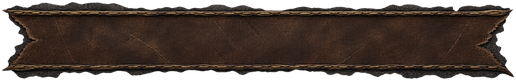
#> input picture src/RestlessQoL/Assets/category-strip.png, 516 x 81 px; its folder holds only this picture in this run
$ python punch-figma-grey.py
#> lines starting #> are read from the running program, lines starting #| are printed output that depends on the picture; after the words box and inside, x2 and y2 are one past the last pixel; in counts of white or black regions, pixels touching at a corner belong together
"""Knock out the solid grey Figma MCP flattens behind every PNG export."""

from collections import deque
from pathlib import Path

import numpy as np
from PIL import Image

ASSETS = Path(r"C:\Users\jules\source\repos\RestlessQoL\src\RestlessQoL\Assets")
TOL = 8
TOL_FOR = {
    "status-well.png": 2,
    "status-ring.png": 2,
}
# Only open rings/arrows have a grey disc trapped inside the art.
HOLE_FILES = {
    "map-compass.png",
    "map-ring.png",
    "arrow-left.png",
    "arrow-right.png",
}


def punch(path: Path) -> None:
    image = Image.open(path).convert("RGBA")
#> image is the input picture: PIL image 516x81 RGBA; mean R, G, B, A 44.2, 32.3, 25.4, 198.4
    arr = np.array(image)
    height, width = arr.shape[:2]
#> height = 81; width = 516
    rgb = arr[:, :, :3].astype(np.int16)
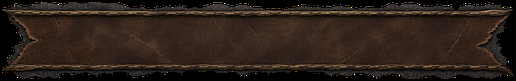
#> rgb: shape (81, 516, 3) int16; mean R, G, B 44.2, 32.3, 25.4
    bg = np.median(
        [arr[0, 0, :3], arr[0, -1, :3], arr[-1, 0, :3], arr[-1, -1, :3]],
        axis=0,
    ).astype(np.int16)
#> bg = [0, 0, 0]
    tol = TOL_FOR.get(path.name, TOL)

    def near(y: int, x: int, tol: int = tol) -> bool:
        return int(np.max(np.abs(rgb[y, x] - bg))) <= tol

    seen = np.zeros((height, width), dtype=bool)
    queue: deque[tuple[int, int]] = deque()

    def seed(x: int, y: int) -> None:
        if seen[y, x] or not near(y, x):
            return
        seen[y, x] = True
        queue.append((x, y))

    for x in range(width):
        seed(x, 0)
        seed(x, height - 1)
    for y in range(height):
        seed(0, y)
        seed(width - 1, y)

    while queue:
        x, y = queue.popleft()
        if x > 0:
            seed(x - 1, y)
        if x + 1 < width:
            seed(x + 1, y)
        if y > 0:
            seed(x, y - 1)
        if y + 1 < height:
            seed(x, y + 1)

    out = arr.copy()
    mask = seen
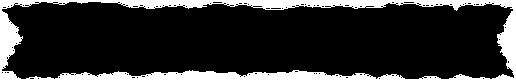
#> mask: shape (81, 516) bool; 18.6% white; 1 white region, box (x1, y1, x2, y2) and area: (0, 0, 516, 81) 7775
    if path.name in HOLE_FILES:
        mask = seen | (np.max(np.abs(rgb - bg), axis=2) <= tol)
    out[mask, 3] = 0
#> out: shape (81, 516, 4); 2.09% of pixels changed, all inside (x1, y1, x2, y2) = (2, 2, 514, 79)
    seen = mask

    # Soften the fringe so torn edges do not keep a grey halo.
    fringe = np.zeros((height, width), dtype=bool)
    fringe[:, 1:] |= seen[:, :-1]
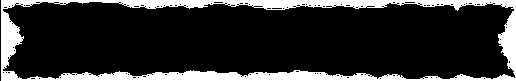
#> fringe: shape (81, 516) bool; 18.4% white; 1 white region, box (x1, y1, x2, y2) and area: (1, 0, 516, 81) 7694
    fringe[:, :-1] |= seen[:, 1:]
    fringe[1:, :] |= seen[:-1, :]
    fringe[:-1, :] |= seen[1:, :]
    fringe &= ~seen
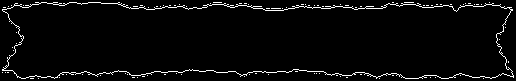
#> fringe: shape (81, 516) bool; 3.6% white in thin lines or dots
    dist = np.max(np.abs(rgb - bg), axis=2)
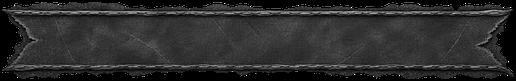
#> dist: shape (81, 516) int16; min 0, max 255, mean 44.2
    soft = fringe & (dist <= tol * 2)
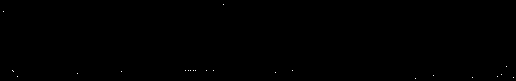
#> soft: shape (81, 516) bool; 0.06% white in thin lines or dots
    alpha = out[:, :, 3].astype(np.float32)
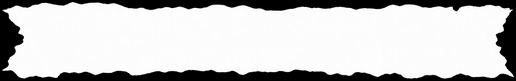
#> alpha: shape (81, 516) float32; min 0, max 255, mean 198.4
    alpha[soft] *= np.clip((dist[soft] - tol) / float(max(tol, 1)), 0.0, 1.0)
#> alpha: shape (81, 516) float32; 0.05% of pixels changed, all inside (x1, y1, x2, y2) = (3, 4, 514, 79)
    out[:, :, 3] = alpha.astype(np.uint8)
#> out: shape (81, 516, 4); mean R, G, B, A 44.2, 32.3, 25.4, 198.4

    Image.fromarray(out, "RGBA").save(path)
    clear = int(np.mean(out[:, :, 3] == 0) * 100)
#> clear = 18
    print(f"{path.name:22} bg={tuple(int(v) for v in bg)} clear={clear}%")
#| category-strip.png     bg=(0, 0, 0) clear=18%


def main() -> None:
    skip = {"map-full.png", "map-back.png", "btn-small.png", "status-well-armor.png"}
    for path in sorted(ASSETS.glob("*.png")):
        if path.name in skip:
            continue
        punch(path)


if __name__ == "__main__":
    main()

$ run again, on src/RestlessQoL/Assets/craft-material-socket.png
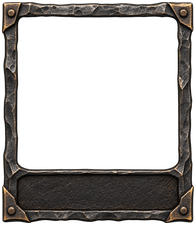
#> input picture src/RestlessQoL/Assets/craft-material-socket.png, 196 x 225 px
#> in punch, image is the input picture: PIL image 196x225 RGBA; mean R, G, B, A 24.7, 22.3, 20.3, 95.2
#> bg = [0, 0, 0]
#> in punch, `mask = seen`:
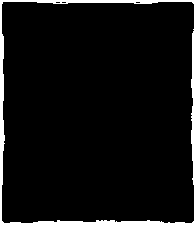
#> mask: shape (225, 196) bool; 6% white; 1 white region, box (x1, y1, x2, y2) and area: (0, 0, 196, 225) 2641
#> soft: shape (225, 196) bool; 0.33% white in thin lines or dots
#> in punch, `out[:, :, 3] = alpha.astype(np.uint8)`:
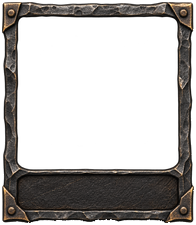
#> out: shape (225, 196, 4); mean R, G, B, A 24.7, 22.3, 20.3, 95; transparent parts drawn white
#> clear = 58
#| craft-material-socket.png bg=(0, 0, 0) clear=58%

$ run again, on src/RestlessQoL/Assets/craft-selection-clasp.png
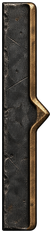
#> input picture src/RestlessQoL/Assets/craft-selection-clasp.png, 52 x 233 px
#> in punch, image is the input picture: PIL image 52x233 RGBA; mean R, G, B, A 40.2, 35.5, 29.9, 169.5
#> bg = [0, 0, 0]
#> in punch, `mask = seen`:
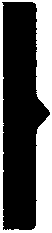
#> mask: shape (233, 52) bool; 35.8% white; 1 white region, box (x1, y1, x2, y2) and area: (0, 0, 52, 233) 4334
#> soft: shape (233, 52) bool; 1.5% white in thin lines or dots, all inside (x1, y1, x2, y2) = (3, 6, 50, 230)
#> in punch, `out[:, :, 3] = alpha.astype(np.uint8)`:
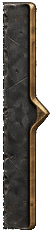
#> out: shape (233, 52, 4); mean R, G, B, A 40.2, 35.5, 29.9, 160; transparent parts drawn white
#> clear = 35
#| craft-selection-clasp.png bg=(0, 0, 0) clear=35%
